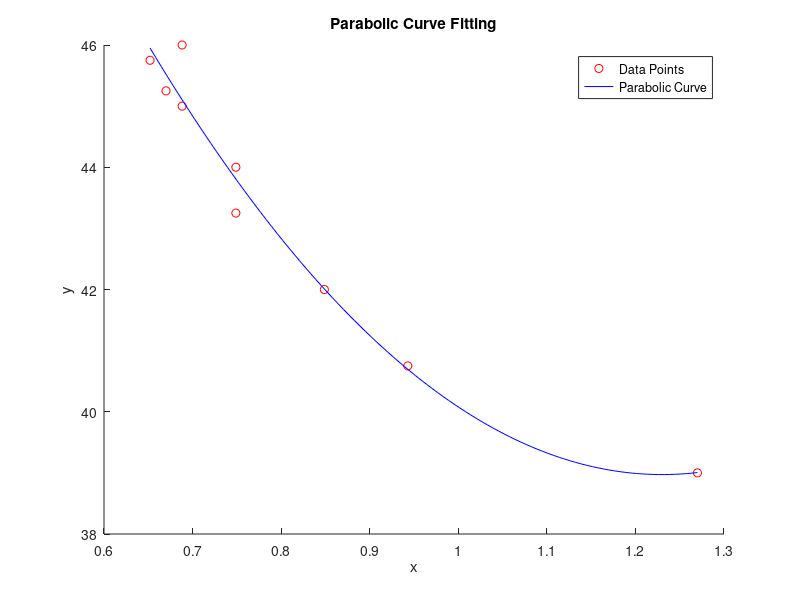

MATLAB code to generate this figure:
  x = [1.27 0.943 0.8488 0.7489 0.7489 0.6882 0.670 0.652 0.6882];
  y = [39 40.75 42 43.25 44 45 45.25 45.75 46];
  p = polyfit(x, y, 2);
  x_curve = linspace(min(x), max(x), 100);
  y_curve = polyval(p, x_curve);
  scatter(x, y, 'r'); 
  hold on;
  plot(x_curve, y_curve, 'b-');
  xlabel('x');
 ylabel('y');
 title('Parabolic Curve Fitting');
 legend('Data Points', 'Parabolic Curve');
 hold off;